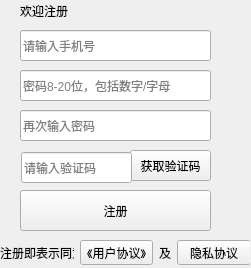
<?xml version="1.0" encoding="UTF-8"?>
<ui version="4.0">
 <class>Register</class>
 <widget class="QWidget" name="Register">
  <property name="geometry">
   <rect>
    <x>0</x>
    <y>0</y>
    <width>251</width>
    <height>268</height>
   </rect>
  </property>
  <property name="windowTitle">
   <string>Form</string>
  </property>
  <widget class="QLabel" name="label">
   <property name="geometry">
    <rect>
     <x>20</x>
     <y>0</y>
     <width>91</width>
     <height>21</height>
    </rect>
   </property>
   <property name="styleSheet">
    <string notr="true">font: 12pt &quot;Adobe 黑体 Std R&quot;;</string>
   </property>
   <property name="text">
    <string>欢迎注册</string>
   </property>
  </widget>
  <widget class="QPushButton" name="pushButton_getVerification">
   <property name="geometry">
    <rect>
     <x>130</x>
     <y>150</y>
     <width>81</width>
     <height>31</height>
    </rect>
   </property>
   <property name="text">
    <string>获取验证码</string>
   </property>
  </widget>
  <widget class="QWidget" name="layoutWidget">
   <property name="geometry">
    <rect>
     <x>0</x>
     <y>240</y>
     <width>250</width>
     <height>25</height>
    </rect>
   </property>
   <layout class="QHBoxLayout" name="horizontalLayout">
    <item>
     <widget class="QLabel" name="label_2">
      <property name="styleSheet">
       <string notr="true">font: 25 7.5pt &quot;Adobe 宋体 Std L&quot;;</string>
      </property>
      <property name="text">
       <string>注册即表示同意</string>
      </property>
     </widget>
    </item>
    <item>
     <widget class="QPushButton" name="pushButton_userAgree">
      <property name="styleSheet">
       <string notr="true">font: 25 7.8pt &quot;Adobe 宋体 Std L&quot;;
QPushButton
{
	background-color: rgba(255, 255, 255, 0);
}</string>
      </property>
      <property name="text">
       <string>《用户协议》</string>
      </property>
     </widget>
    </item>
    <item>
     <widget class="QLabel" name="label_3">
      <property name="styleSheet">
       <string notr="true">font: 25 7.5pt &quot;Adobe 宋体 Std L&quot;;</string>
      </property>
      <property name="text">
       <string>及</string>
      </property>
     </widget>
    </item>
    <item>
     <widget class="QPushButton" name="pushButton_privacyAgree">
      <property name="styleSheet">
       <string notr="true">font: 25 7.8pt &quot;Adobe 宋体 Std L&quot;;
QPushButton
{
	background-color: rgba(255, 255, 255, 0);
}</string>
      </property>
      <property name="text">
       <string>隐私协议</string>
      </property>
     </widget>
    </item>
   </layout>
  </widget>
  <widget class="QLineEdit" name="lineEdit_phone">
   <property name="geometry">
    <rect>
     <x>20</x>
     <y>30</y>
     <width>191</width>
     <height>31</height>
    </rect>
   </property>
   <property name="placeholderText">
    <string>请输入手机号</string>
   </property>
  </widget>
  <widget class="QPushButton" name="pushButton_register">
   <property name="geometry">
    <rect>
     <x>20</x>
     <y>190</y>
     <width>191</width>
     <height>41</height>
    </rect>
   </property>
   <property name="styleSheet">
    <string notr="true">font: 12pt &quot;Adobe 黑体 Std R&quot;;</string>
   </property>
   <property name="text">
    <string>注册</string>
   </property>
  </widget>
  <widget class="QLineEdit" name="lineEdit_verification">
   <property name="geometry">
    <rect>
     <x>21</x>
     <y>152</y>
     <width>111</width>
     <height>31</height>
    </rect>
   </property>
   <property name="placeholderText">
    <string>请输入验证码</string>
   </property>
  </widget>
  <widget class="QLineEdit" name="lineEdit_password">
   <property name="geometry">
    <rect>
     <x>20</x>
     <y>70</y>
     <width>191</width>
     <height>31</height>
    </rect>
   </property>
   <property name="placeholderText">
    <string>密码8-20位，包括数字/字母</string>
   </property>
  </widget>
  <widget class="QLineEdit" name="lineEdit_repassword">
   <property name="geometry">
    <rect>
     <x>20</x>
     <y>110</y>
     <width>191</width>
     <height>31</height>
    </rect>
   </property>
   <property name="placeholderText">
    <string>再次输入密码</string>
   </property>
  </widget>
 </widget>
 <resources/>
 <connections/>
</ui>
